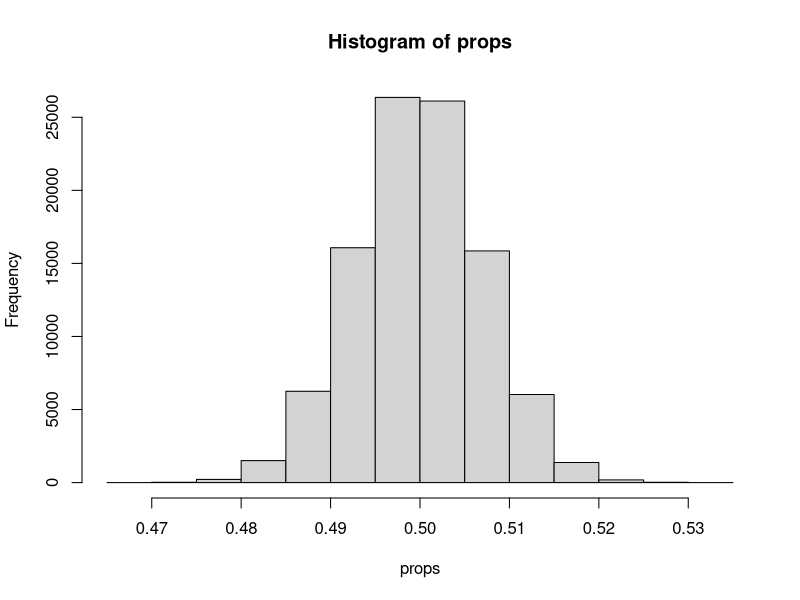
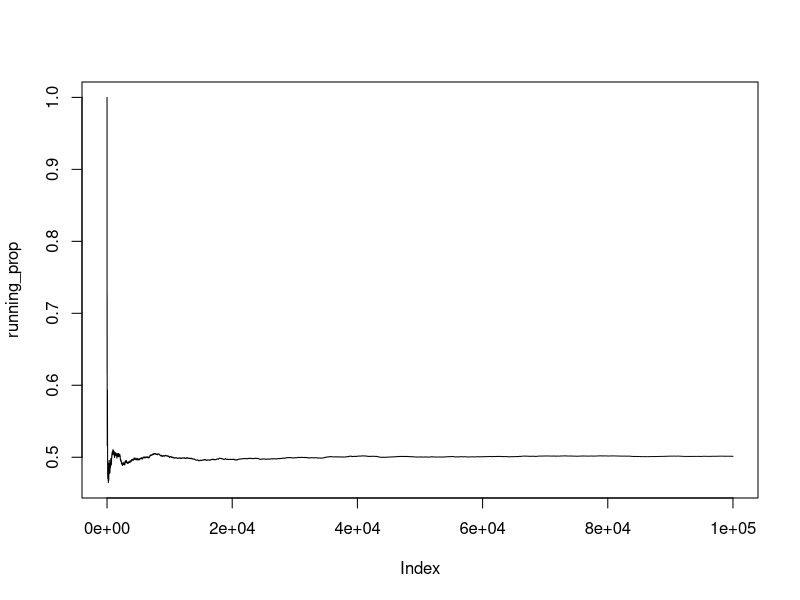
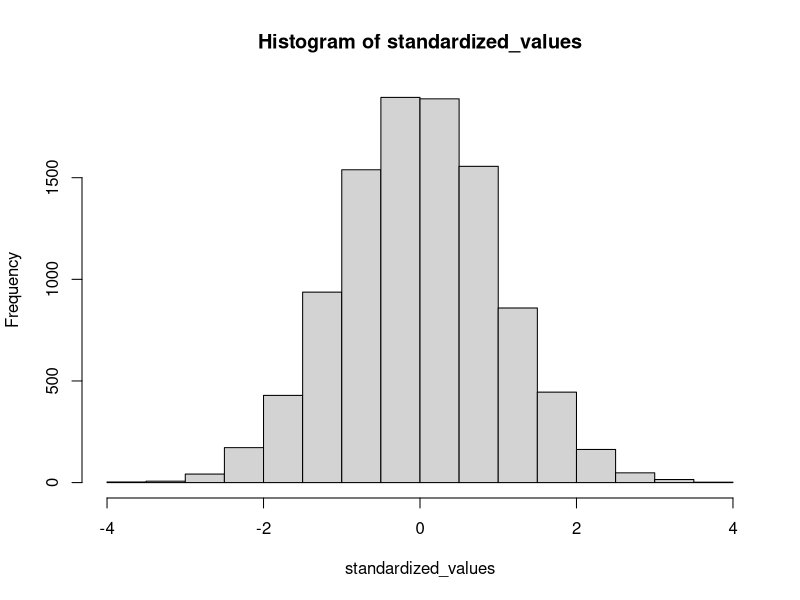

Recreate these plots in R, in order.
## ---- chunk 1
knitr::opts_chunk$set(echo = TRUE)
## ---- chunk 2
n_flips <- 5000 #number of coin flips
trials <- 10^5 #number of experiments

props <- rep(0, trials) #initialize a vector to store our results

for (i in 1:trials){
  my_sample <- sample(0:1, n_flips, replace = T) #flip the coin n_flips times
  props[i] <- mean(my_sample) #compute the proportion of heads and store as ith
                              #element of props vector
}
## ---- chunk 3
hist(props) #look at histogram to see what proportion 
            #of trials had mean close to 0.5
## ---- chunk 4
epsilon <- 0.05 #set a threshold for closeness
mean(abs(props - .5) > epsilon) #determine the proportion of trials that
                                 #had mean within this threshold of 0.5
## ---- chunk 5
n_flips <- 10^5 #This is how many coins we will flip

my_sample <- sample(0:1, n_flips, replace = T) #flip the coin n_flips times
running_prop <- cumsum(my_sample)/1:n_flips #create a running proportion of heads
## ---- chunk 6
plot(running_prop, type = "l")
#The plot should show the running proportion ff heads tending toward 0.5
## ---- chunk 7
## Expo
mean <- 1  #The mean Expo(1) is 1
variance <- 1 #The variance Expo(1) is 1
sd <- sqrt(variance)
 
n<-10^4 #Set the sample size
n_trials <- 10^4 #set the number of trials of the experiment

standardized_values <- rep(0, n_trials) 
#create a vector to store standardized values

for (i in 1:n_trials){
  my_sample <- rexp(n, 1) #sample n times from expo(1)
  sample_mean <- mean(my_sample) #compute the mean of the sample
  standardized_values[i] <- (sample_mean - mean )/(sd/sqrt(n))
     #create a standardized value for the sample mean, by subtracting
     #true mean, and dividing by standard deviation of sample mean
}


## ---- chunk 8
hist(standardized_values)
#The histogram should look approximately Normal
